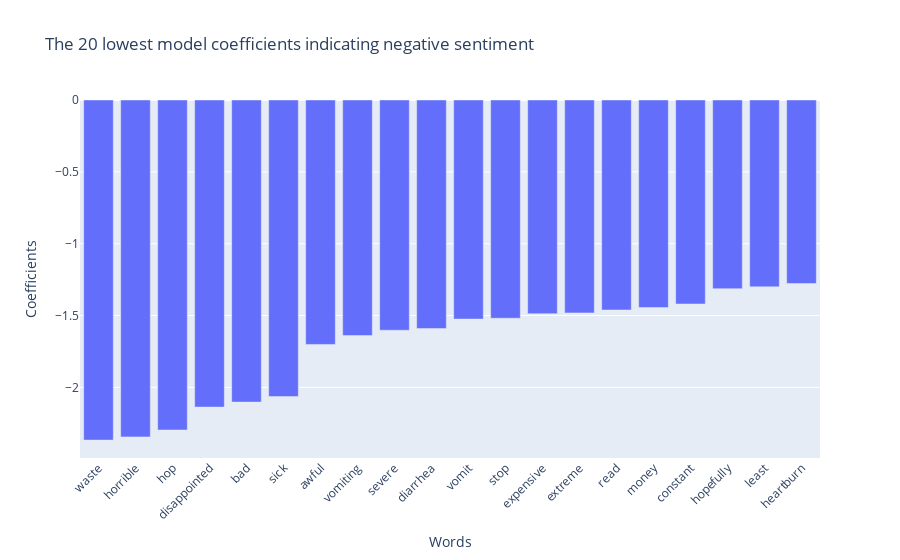

The cell this chart's notebook holds for it:
### Markdown cell above
We can also get the bottom 20 rows which would indicate negative sentiment.

### Code cell
# Sort the DataFrame by 'coefficients' column in ascending order and select the top 20 rows
top_20_negative = word_counts.sort_values("coefficients", ascending=True).head(20)

# Create the bar plot
fig = px.bar(top_20_negative, x=top_20_negative.index, y="coefficients",
             title="The 20 lowest model coefficients indicating negative sentiment",
             labels={"coefficients": "Coefficients", "index": "Words"})

# Rotate x-axis labels by 45 degrees
fig.update_layout(xaxis_tickangle=-45)

# Show the plot
fig.show()

### Figure 1 — Plotly figure (JSON) as saved in the notebook; plotly's stock layout.template omitted (floating-point values rounded to 4 significant figures)
{"data": [{"alignmentgroup": "True", "hovertemplate": "Words=%{x}<br>Coefficients=%{y}<extra></extra>", "legendgroup": "", "marker": {"color": "#636efa", "pattern": {"shape": ""}}, "name": "", "offsetgroup": "", "orientation": "v", "showlegend": false, "textposition": "auto", "type": "bar", "x": ["waste", "horrible", "hop", "disappointed", "bad", "sick", "awful", "vomiting", "severe", "diarrhea", "vomit", "stop", "expensive", "extreme", "read", "money", "constant", "hopefully", "least", "heartburn"], "xaxis": "x", "y": [-2.367, -2.345, -2.296, -2.137, -2.102, -2.064, -1.701, -1.64, -1.602, -1.591, -1.525, -1.519, -1.487, -1.482, -1.461, -1.445, -1.42, -1.313, -1.3, -1.277], "yaxis": "y"}], "layout": {"autosize": true, "barmode": "relative", "legend": {"tracegroupgap": 0}, "title": {"text": "The 20 lowest model coefficients indicating negative sentiment"}, "xaxis": {"anchor": "y", "autorange": true, "domain": [0, 1], "range": [-0.5, 19.5], "tickangle": -45, "title": {"text": "Words"}, "type": "category"}, "yaxis": {"anchor": "x", "autorange": true, "domain": [0, 1], "range": [-2.491, 0], "title": {"text": "Coefficients"}, "type": "linear"}}}
